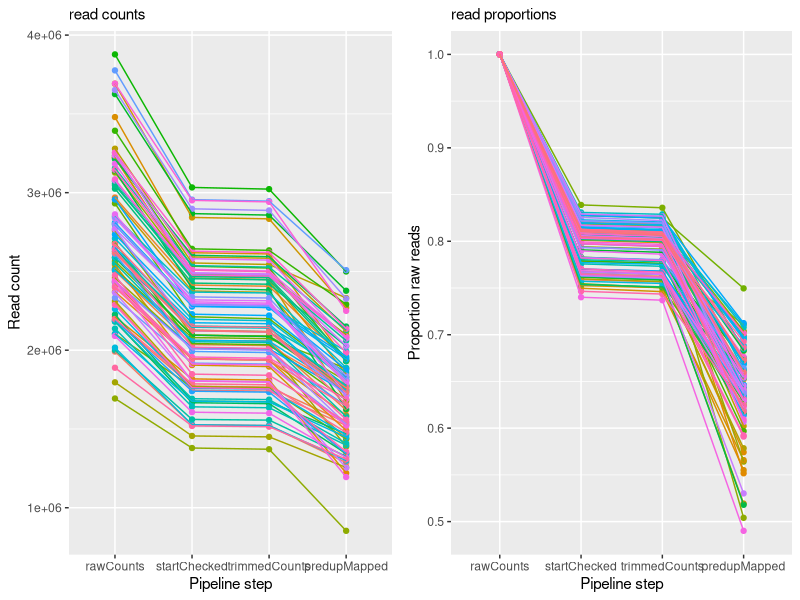

This figure's R source:

library(tidyverse)
library(cowplot)
sdat = read_tsv('mdRAD/pipeline_counts/pipelineCounts.tsv', col_names=c('run', 'value', 'stat')) %>% 
  mutate(run = sub('_flagstats.txt', '', run))
unique(sdat$stat)
sdat$stat = factor(sdat$stat, levels=unique(sdat$stat))


#plot scatter abs
lp<-sdat %>% 
  mutate(value=as.numeric(value)) %>% 
  ggplot(aes(x=stat, y=value, color=run)) +
  geom_point() +
  geom_line(aes(group=run)) +
  theme(legend.position='none') +
  labs(y='Read count', x='Pipeline step', subtitle='read counts')
  

#plot scatter prop raw
pp<-sdat %>% 
  mutate(value=as.numeric(value)) %>% 
  group_by(run) %>% 
  mutate(prop = value/max(value) ) %>% 
  ggplot(aes(x=stat, y=prop, color=run)) +
    geom_point() +
    geom_line(aes(group=run)) +
    labs(y='Proportion raw reads', x='Pipeline step', subtitle='read proportions') +
    theme(legend.position='none')

plot_grid(lp, pp)
